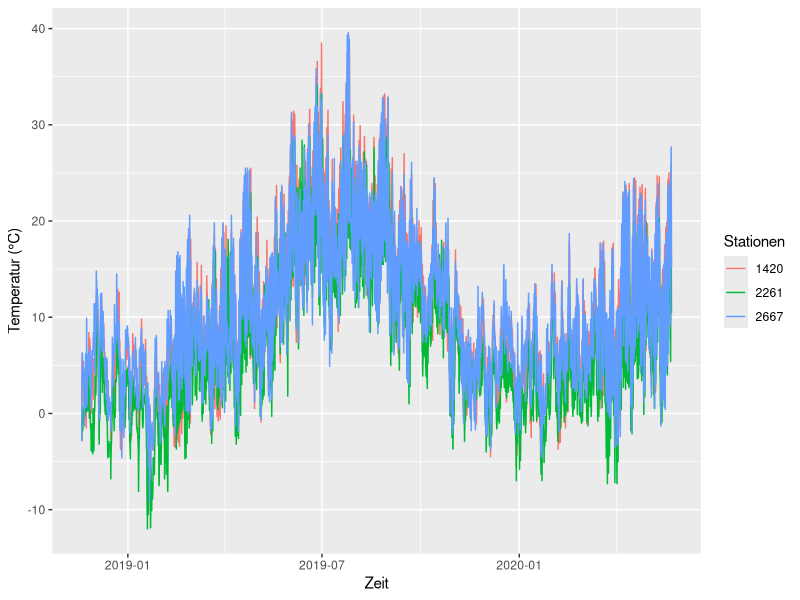
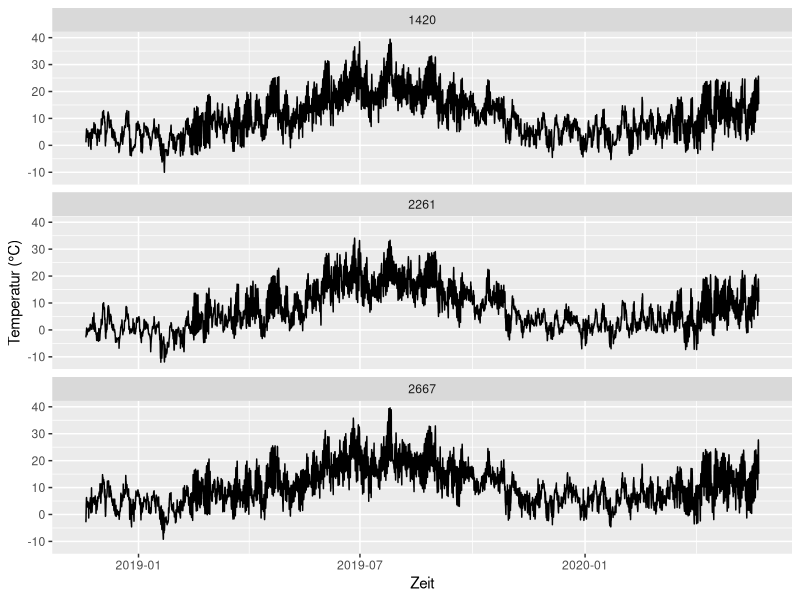
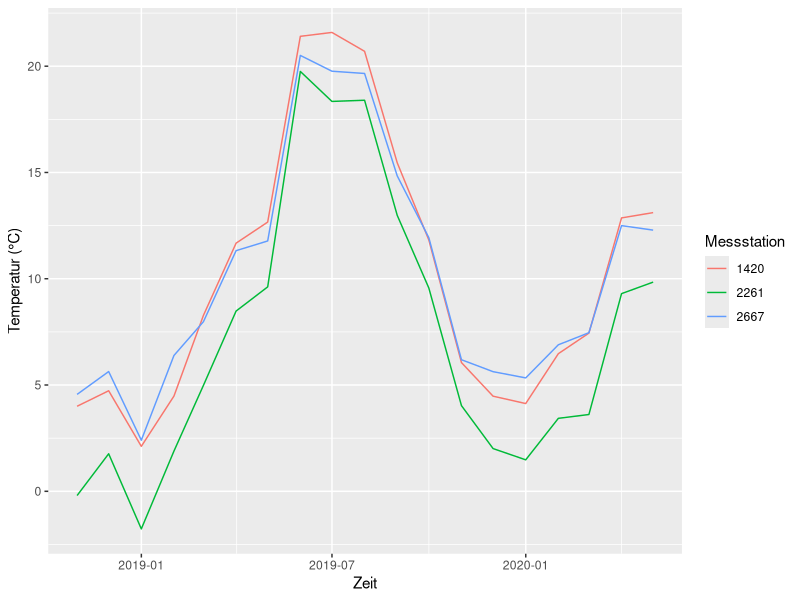
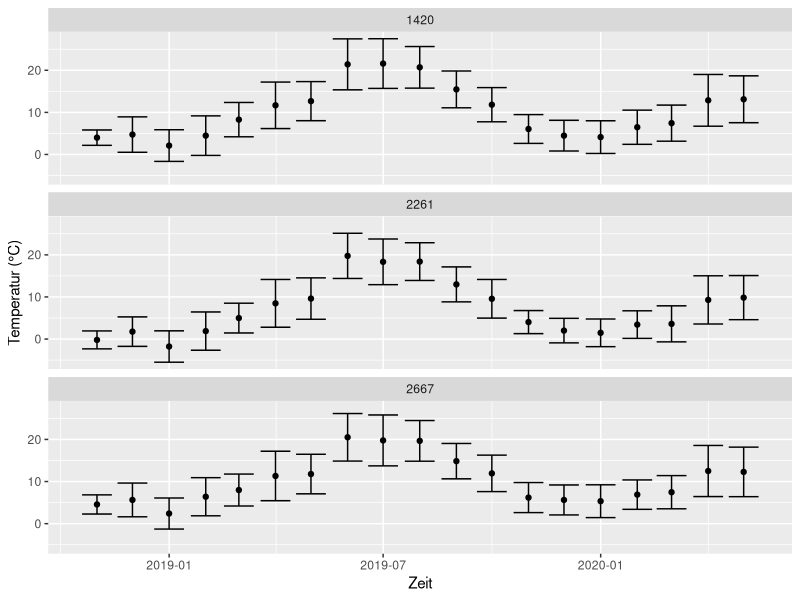
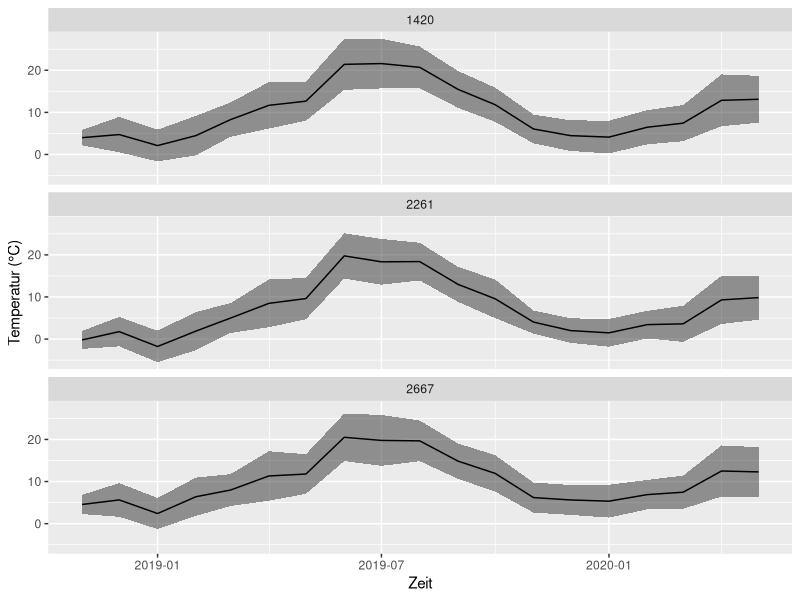
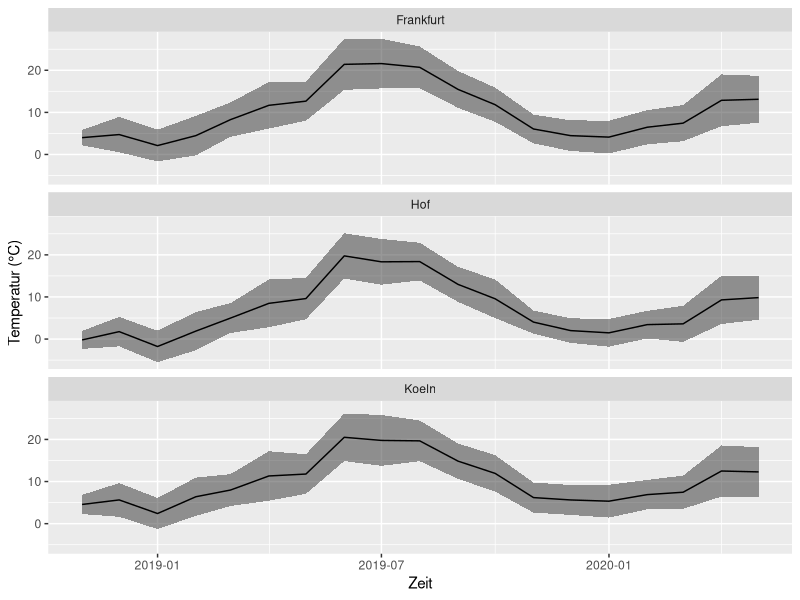

Reproduce these figures in R, in order.
## ---- chunk 1
#| echo: false
#| warning: false
library(tidyverse)
library(kableExtra)
library(lubridate)
## ---- chunk 2
#| warning: false
#| message: false
temp_humid <- read_delim('Daten/Drei_Stationen.csv', delim = ';', trim_ws = T)
## ---- chunk 3
temp_humid
## ---- chunk 4
glimpse(temp_humid)
## ---- chunk 5
#| message: false
#| warning: false

library(lubridate)

temp_humid$MESS_DATUM <- ymd_h(temp_humid$MESS_DATUM)

temp_humid
## ---- chunk 6
station_ids <-  c('2261' = 'Hof', '1420' = 'Frankfurt', '2667' = 'Koeln')
## ---- chunk 7
temp_humid %>% 
  count(STATIONS_ID)
## ---- chunk 8
temp_humid %>% 
  filter(STATIONS_ID == '2667') %>%
  count(STATIONS_ID)
## ---- chunk 9
temp_humid %>% 
  filter(STATIONS_ID == '2667' | STATIONS_ID == '2261') %>%
  count(STATIONS_ID)
## ---- chunk 10
temp_humid %>% 
  filter(STATIONS_ID != '1420') %>%
  count(STATIONS_ID)
## ---- chunk 11
temp_humid %>% 
  filter(STATIONS_ID %in% c('2667', '2261')) %>%
  count(STATIONS_ID)
## ---- chunk 12
#| out-width: "90%"
ggplot(data = temp_humid, aes(x = MESS_DATUM, y = TT_TU, color = as_factor(STATIONS_ID))) + 
  geom_line() +
  labs(x = 'Zeit', y = 'Temperatur (°C)', color = 'Stationen')
## ---- chunk 13
#| out-width: "90%"
ggplot(data = temp_humid, aes(x = MESS_DATUM, y = TT_TU)) + 
  geom_line() +
  facet_wrap(~STATIONS_ID, nrow = 3) +
  labs(x = 'Zeit', y = 'Temperatur (°C)')
## ---- chunk 14
temp_humid <- temp_humid %>% 
  mutate(year = year(MESS_DATUM))
## ---- chunk 15
#| warning: false
#| error: false
#| message: false

yearly_means <- temp_humid %>%
  group_by(STATIONS_ID, year) %>% 
  summarize(mean_T = mean(TT_TU))
## ---- chunk 16
yearly_means
## ---- chunk 17
temp_humid <- temp_humid %>% 
  mutate(month = month(MESS_DATUM))

temp_humid
## ---- chunk 18
#| warning: false
#| error: false
#| message: false
monthly_means <- temp_humid %>%
  group_by(STATIONS_ID, year, month) %>% 
  summarize(mean_T = mean(TT_TU), sd_T = sd(TT_TU))

monthly_means
## ---- chunk 19
monthly_means <- ungroup(monthly_means)
## ---- chunk 20
monthly_means <- monthly_means %>%
  mutate(year_month = parse_date_time(paste0(year, month), orders = 'ym', tz = 'CET'))

monthly_means
## ---- chunk 21
#| out-width: "90%"
ggplot(data = monthly_means, aes(x = year_month, y = mean_T, col = factor(STATIONS_ID))) + 
  geom_line() + 
  labs(x = 'Zeit', y = 'Temperatur (°C)', color = 'Messstation')
## ---- chunk 22
#| out-width: "90%"
ggplot(monthly_means, aes(x = year_month, y = mean_T, ymin = mean_T - sd_T, ymax = mean_T + sd_T)) +
  geom_errorbar() +
  geom_point() +
  facet_wrap(~STATIONS_ID, nrow = 3) + 
  labs(x = 'Zeit', y = 'Temperatur (°C)')
## ---- chunk 23
#| out-width: "90%"
ggplot(monthly_means, aes(x = year_month, y = mean_T, ymin = mean_T - sd_T, ymax = mean_T + sd_T)) +
  geom_ribbon(alpha = 0.5) +
  geom_line() +
  facet_wrap(~STATIONS_ID, nrow = 3) + 
  labs(x = 'Zeit', y = 'Temperatur (°C)')
## ---- chunk 24
station_ids
## ---- chunk 25
#| out-width: "90%"
ggplot(monthly_means, aes(x = year_month, y = mean_T, ymin = mean_T - sd_T, ymax = mean_T + sd_T)) +
  geom_ribbon(alpha = 0.5) +
  geom_line() +
  facet_wrap(~STATIONS_ID, nrow = 3, labeller = labeller(STATIONS_ID = station_ids)) + 
  labs(x = 'Zeit', y = 'Temperatur (°C)')
